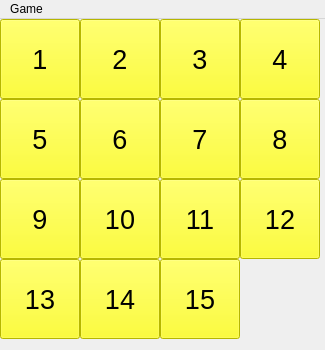
<?xml version="1.0" encoding="UTF-8"?>
<ui version="4.0">
 <class>MainWindow</class>
 <widget class="QMainWindow" name="MainWindow">
  <property name="geometry">
   <rect>
    <x>0</x>
    <y>0</y>
    <width>325</width>
    <height>350</height>
   </rect>
  </property>
  <property name="windowTitle">
   <string>Sort the numbers</string>
  </property>
  <widget class="QWidget" name="centralwidget">
   <widget class="QPushButton" name="pushButton_1">
    <property name="geometry">
     <rect>
      <x>0</x>
      <y>0</y>
      <width>80</width>
      <height>80</height>
     </rect>
    </property>
    <property name="font">
     <font>
      <family>Segoe UI</family>
      <pointsize>20</pointsize>
      <italic>false</italic>
      <fontweight>Black</fontweight>
     </font>
    </property>
    <property name="styleSheet">
     <string notr="true">QPushButton {
   
    background-color:rgb(255, 255, 0);   
	font: 900 20pt &quot;Segoe UI&quot;;
}</string>
    </property>
    <property name="text">
     <string>1</string>
    </property>
   </widget>
   <widget class="QPushButton" name="pushButton_2">
    <property name="geometry">
     <rect>
      <x>80</x>
      <y>0</y>
      <width>80</width>
      <height>80</height>
     </rect>
    </property>
    <property name="font">
     <font>
      <family>Segoe UI</family>
      <pointsize>20</pointsize>
      <italic>false</italic>
      <fontweight>Black</fontweight>
     </font>
    </property>
    <property name="styleSheet">
     <string notr="true">QPushButton {
   
    background-color:rgb(255, 255, 0);   
	font: 900 20pt &quot;Segoe UI&quot;;
}</string>
    </property>
    <property name="text">
     <string>2</string>
    </property>
   </widget>
   <widget class="QPushButton" name="pushButton_3">
    <property name="geometry">
     <rect>
      <x>160</x>
      <y>0</y>
      <width>80</width>
      <height>80</height>
     </rect>
    </property>
    <property name="font">
     <font>
      <family>Segoe UI</family>
      <pointsize>20</pointsize>
      <italic>false</italic>
      <fontweight>Black</fontweight>
     </font>
    </property>
    <property name="styleSheet">
     <string notr="true">QPushButton {
   
    background-color:rgb(255, 255, 0);   
	font: 900 20pt &quot;Segoe UI&quot;;
}</string>
    </property>
    <property name="text">
     <string>3</string>
    </property>
   </widget>
   <widget class="QPushButton" name="pushButton_4">
    <property name="geometry">
     <rect>
      <x>240</x>
      <y>0</y>
      <width>80</width>
      <height>80</height>
     </rect>
    </property>
    <property name="font">
     <font>
      <family>Segoe UI</family>
      <pointsize>20</pointsize>
      <italic>false</italic>
      <fontweight>Black</fontweight>
     </font>
    </property>
    <property name="styleSheet">
     <string notr="true">QPushButton {
   
    background-color:rgb(255, 255, 0);   
	font: 900 20pt &quot;Segoe UI&quot;;
}</string>
    </property>
    <property name="text">
     <string>4</string>
    </property>
   </widget>
   <widget class="QPushButton" name="pushButton_7">
    <property name="geometry">
     <rect>
      <x>160</x>
      <y>80</y>
      <width>80</width>
      <height>80</height>
     </rect>
    </property>
    <property name="font">
     <font>
      <family>Segoe UI</family>
      <pointsize>20</pointsize>
      <italic>false</italic>
      <fontweight>Black</fontweight>
     </font>
    </property>
    <property name="styleSheet">
     <string notr="true">QPushButton {
   
    background-color:rgb(255, 255, 0);   
	font: 900 20pt &quot;Segoe UI&quot;;
}</string>
    </property>
    <property name="text">
     <string>7</string>
    </property>
   </widget>
   <widget class="QPushButton" name="pushButton_6">
    <property name="geometry">
     <rect>
      <x>80</x>
      <y>80</y>
      <width>80</width>
      <height>80</height>
     </rect>
    </property>
    <property name="font">
     <font>
      <family>Segoe UI</family>
      <pointsize>20</pointsize>
      <italic>false</italic>
      <fontweight>Black</fontweight>
     </font>
    </property>
    <property name="styleSheet">
     <string notr="true">QPushButton {
   
    background-color:rgb(255, 255, 0);   
	font: 900 20pt &quot;Segoe UI&quot;;
}</string>
    </property>
    <property name="text">
     <string>6</string>
    </property>
   </widget>
   <widget class="QPushButton" name="pushButton_8">
    <property name="geometry">
     <rect>
      <x>240</x>
      <y>80</y>
      <width>80</width>
      <height>80</height>
     </rect>
    </property>
    <property name="font">
     <font>
      <family>Segoe UI</family>
      <pointsize>20</pointsize>
      <italic>false</italic>
      <fontweight>Black</fontweight>
     </font>
    </property>
    <property name="styleSheet">
     <string notr="true">QPushButton {
   
    background-color:rgb(255, 255, 0);   
	font: 900 20pt &quot;Segoe UI&quot;;
}</string>
    </property>
    <property name="text">
     <string>8</string>
    </property>
   </widget>
   <widget class="QPushButton" name="pushButton_5">
    <property name="geometry">
     <rect>
      <x>0</x>
      <y>80</y>
      <width>80</width>
      <height>80</height>
     </rect>
    </property>
    <property name="font">
     <font>
      <family>Segoe UI</family>
      <pointsize>20</pointsize>
      <italic>false</italic>
      <fontweight>Black</fontweight>
     </font>
    </property>
    <property name="styleSheet">
     <string notr="true">QPushButton {
   
    background-color:rgb(255, 255, 0);   
	font: 900 20pt &quot;Segoe UI&quot;;
}</string>
    </property>
    <property name="text">
     <string>5</string>
    </property>
   </widget>
   <widget class="QPushButton" name="pushButton_9">
    <property name="geometry">
     <rect>
      <x>0</x>
      <y>160</y>
      <width>80</width>
      <height>80</height>
     </rect>
    </property>
    <property name="font">
     <font>
      <family>Segoe UI</family>
      <pointsize>20</pointsize>
      <italic>false</italic>
      <fontweight>Black</fontweight>
     </font>
    </property>
    <property name="styleSheet">
     <string notr="true">QPushButton {
   
    background-color:rgb(255, 255, 0);   
	font: 900 20pt &quot;Segoe UI&quot;;
}</string>
    </property>
    <property name="text">
     <string>9</string>
    </property>
   </widget>
   <widget class="QPushButton" name="pushButton_10">
    <property name="geometry">
     <rect>
      <x>80</x>
      <y>160</y>
      <width>80</width>
      <height>80</height>
     </rect>
    </property>
    <property name="font">
     <font>
      <family>Segoe UI</family>
      <pointsize>20</pointsize>
      <italic>false</italic>
      <fontweight>Black</fontweight>
     </font>
    </property>
    <property name="styleSheet">
     <string notr="true">QPushButton {
   
    background-color:rgb(255, 255, 0);   
	font: 900 20pt &quot;Segoe UI&quot;;
}</string>
    </property>
    <property name="text">
     <string>10</string>
    </property>
   </widget>
   <widget class="QPushButton" name="pushButton_11">
    <property name="geometry">
     <rect>
      <x>160</x>
      <y>160</y>
      <width>80</width>
      <height>80</height>
     </rect>
    </property>
    <property name="font">
     <font>
      <family>Segoe UI</family>
      <pointsize>20</pointsize>
      <italic>false</italic>
      <fontweight>Black</fontweight>
     </font>
    </property>
    <property name="styleSheet">
     <string notr="true">QPushButton {
   
    background-color:rgb(255, 255, 0);   
	font: 900 20pt &quot;Segoe UI&quot;;
}</string>
    </property>
    <property name="text">
     <string>11</string>
    </property>
   </widget>
   <widget class="QPushButton" name="pushButton_12">
    <property name="geometry">
     <rect>
      <x>240</x>
      <y>160</y>
      <width>80</width>
      <height>80</height>
     </rect>
    </property>
    <property name="font">
     <font>
      <family>Segoe UI</family>
      <pointsize>20</pointsize>
      <italic>false</italic>
      <fontweight>Black</fontweight>
     </font>
    </property>
    <property name="styleSheet">
     <string notr="true">QPushButton {
   
    background-color:rgb(255, 255, 0);   
	font: 900 20pt &quot;Segoe UI&quot;;
}</string>
    </property>
    <property name="text">
     <string>12</string>
    </property>
   </widget>
   <widget class="QPushButton" name="pushButton_14">
    <property name="geometry">
     <rect>
      <x>80</x>
      <y>240</y>
      <width>80</width>
      <height>80</height>
     </rect>
    </property>
    <property name="font">
     <font>
      <family>Segoe UI</family>
      <pointsize>20</pointsize>
      <italic>false</italic>
      <fontweight>Black</fontweight>
     </font>
    </property>
    <property name="styleSheet">
     <string notr="true">QPushButton {
   
    background-color:rgb(255, 255, 0);   
	font: 900 20pt &quot;Segoe UI&quot;;
}</string>
    </property>
    <property name="text">
     <string>14</string>
    </property>
   </widget>
   <widget class="QPushButton" name="pushButton_13">
    <property name="geometry">
     <rect>
      <x>0</x>
      <y>240</y>
      <width>80</width>
      <height>80</height>
     </rect>
    </property>
    <property name="font">
     <font>
      <family>Segoe UI</family>
      <pointsize>20</pointsize>
      <italic>false</italic>
      <fontweight>Black</fontweight>
     </font>
    </property>
    <property name="styleSheet">
     <string notr="true">QPushButton {
   
    background-color:rgb(255, 255, 0);   
	font: 900 20pt &quot;Segoe UI&quot;;
}</string>
    </property>
    <property name="text">
     <string>13</string>
    </property>
   </widget>
   <widget class="QPushButton" name="pushButton_15">
    <property name="geometry">
     <rect>
      <x>160</x>
      <y>240</y>
      <width>80</width>
      <height>80</height>
     </rect>
    </property>
    <property name="font">
     <font>
      <family>Segoe UI</family>
      <pointsize>20</pointsize>
      <italic>false</italic>
      <fontweight>Black</fontweight>
     </font>
    </property>
    <property name="styleSheet">
     <string notr="true">QPushButton {
   
    background-color:rgb(255, 255, 0);   
	font: 900 20pt &quot;Segoe UI&quot;;
}</string>
    </property>
    <property name="text">
     <string>15</string>
    </property>
   </widget>
  </widget>
  <widget class="QMenuBar" name="menubar">
   <property name="geometry">
    <rect>
     <x>0</x>
     <y>0</y>
     <width>325</width>
     <height>26</height>
    </rect>
   </property>
   <widget class="QMenu" name="menuFile">
    <property name="title">
     <string>Game</string>
    </property>
    <addaction name="actionNew_Game"/>
    <addaction name="actionAbout"/>
    <addaction name="separator"/>
    <addaction name="separator"/>
    <addaction name="actionExit"/>
   </widget>
   <addaction name="menuFile"/>
  </widget>
  <action name="actionNew_Game">
   <property name="text">
    <string>New Game</string>
   </property>
  </action>
  <action name="actionAbout">
   <property name="text">
    <string>About</string>
   </property>
  </action>
  <action name="actionExit">
   <property name="text">
    <string>Exit</string>
   </property>
  </action>
 </widget>
 <resources/>
 <connections/>
</ui>
